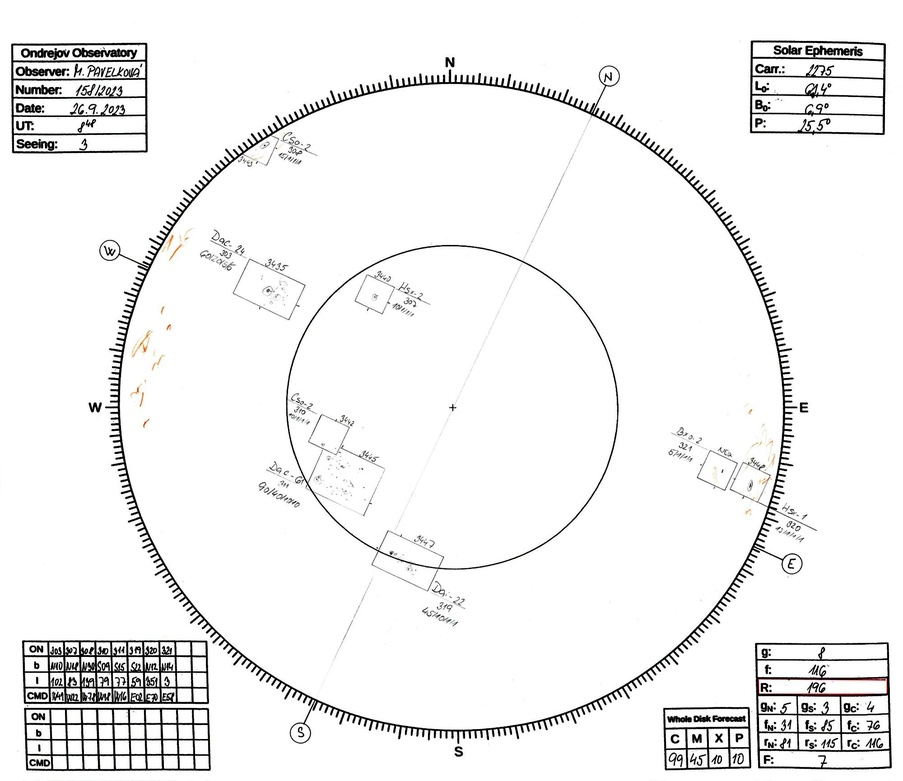
#> input picture 230926dr.jpg, 903 x 781 px, shrunk from 2000 x 1731 before the run
$ python rotate_image.py
#> lines starting #> are read from the running program, lines starting #| are printed output that depends on the picture
#> further down, image is the input picture: shape (781, 903, 3); mean B, G, R 241.8, 241.9, 242
import cv2
import numpy as np

def rotate_image(image, angle):
    # grab the dimensions of the image and then determine the center
#> called with angle = 15.7
    (h, w) = image.shape[:2]
#> h = 781; w = 903
    (cX, cY) = (w / 2, h / 2)
#> cX = 451.5; cY = 390.5

    # grab the rotation matrix (applying the negative of the angle in degrees) and the sine and cosine of the angle
    M = cv2.getRotationMatrix2D((cX, cY), -angle, 1.0)
    cos = np.abs(M[0, 0])
#> cos = 0.963
    sin = np.abs(M[0, 1])
#> sin = 0.271

    # compute the new bounding dimensions of the image
    nW = int((h * sin) + (w * cos))
#> nW = 1080
    nH = int((h * cos) + (w * sin))
#> nH = 996

    # adjust the rotation matrix to take into account the translation
    M[0, 2] += (nW / 2) - cX
    M[1, 2] += (nH / 2) - cY

    # perform the actual rotation and return the rotated image
    return cv2.warpAffine(image, M, (nW, nH))
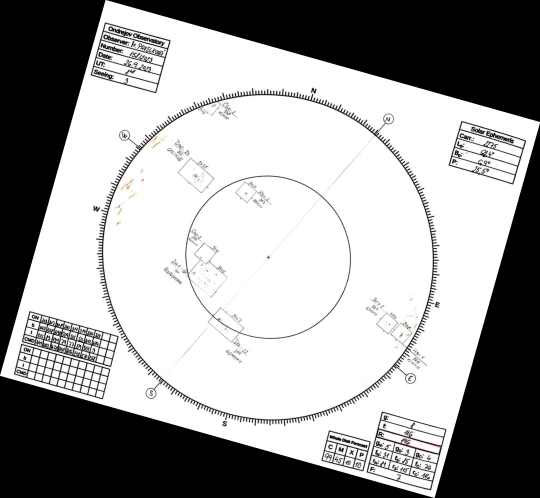
#> returned value: shape (996, 1080, 3) (shown at 1/2 size); mean of channels 0, 1, 2 158.5, 158.6, 158.6; drawn as B, G, R

# load the image
image = cv2.imread("230926dr.jpg")

# rotate the image by 45 degrees
rotated_image = rotate_image(image, 15.7)

# save the rotated image
cv2.imwrite("profi.jpg", rotated_image)

$ run again, with 000103dr.jpg copied over 230926dr.jpg
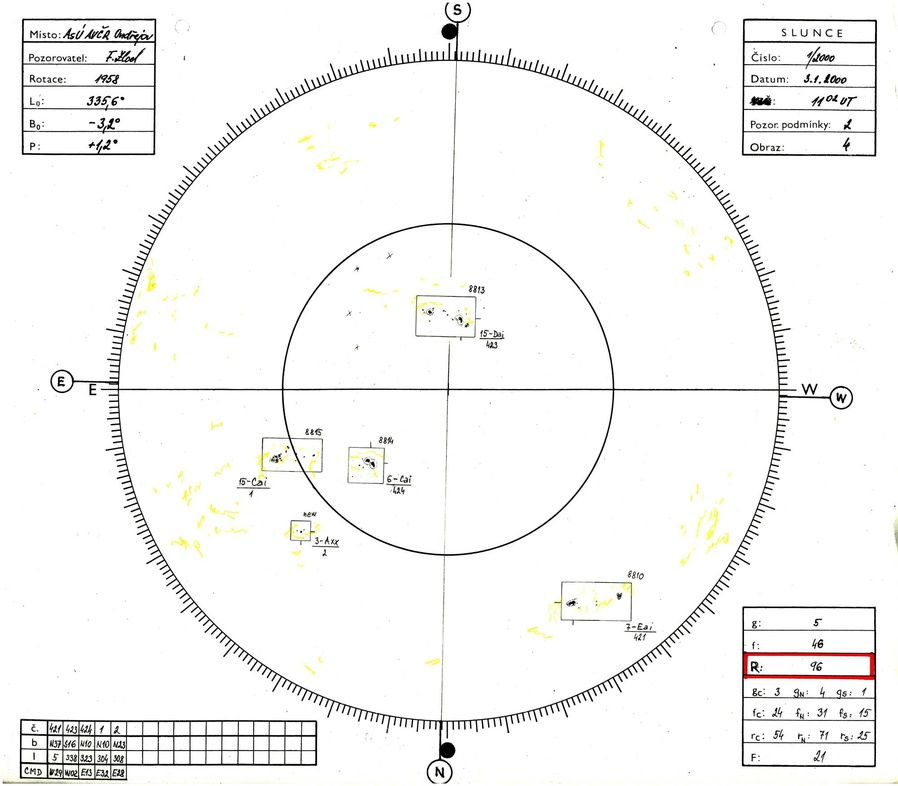
#> input picture 000103dr.jpg, 898 x 786 px, shrunk from 2000 x 1750 before the run
#> image is the input picture: shape (786, 898, 3); mean B, G, R 244.6, 245.5, 245.7
#> in rotate_image, `return cv2.warpAffine(image, M, (nW, nH))`:
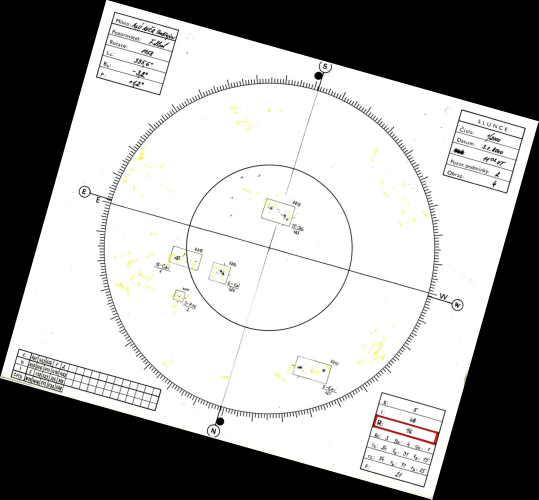
#> returned value: shape (999, 1077, 3) (shown at 1/2 size); mean of channels 0, 1, 2 160.5, 161.1, 161.2; drawn as B, G, R

$ run again, with 010612dr.jpg copied over 230926dr.jpg
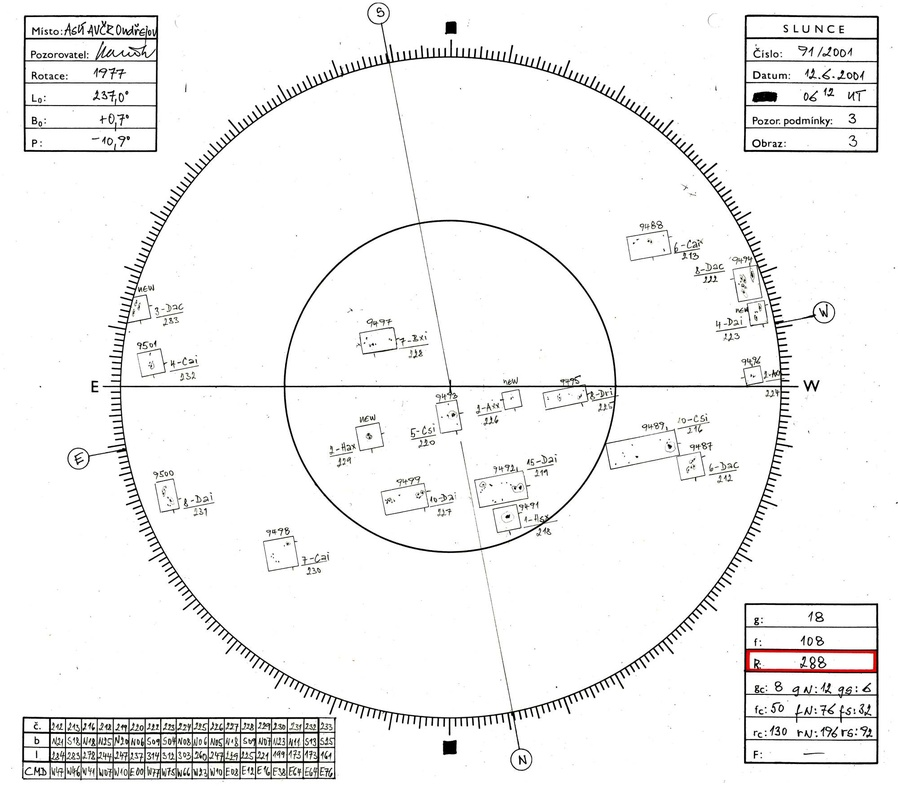
#> input picture 010612dr.jpg, 898 x 786 px, shrunk from 2000 x 1750 before the run
#> image is the input picture: shape (786, 898, 3); mean B, G, R 242.9, 243.1, 243.2
#> in rotate_image, `return cv2.warpAffine(image, M, (nW, nH))`:
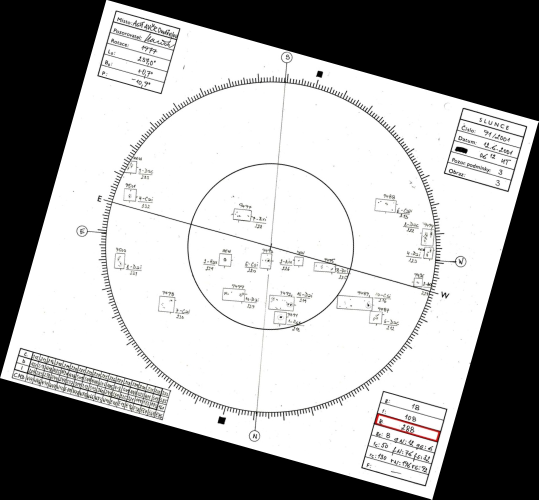
#> returned value: shape (999, 1077, 3) (shown at 1/2 size); mean of channels 0, 1, 2 159.3, 159.5, 159.6; drawn as B, G, R

$ run again, with 120607dr.jpg copied over 230926dr.jpg
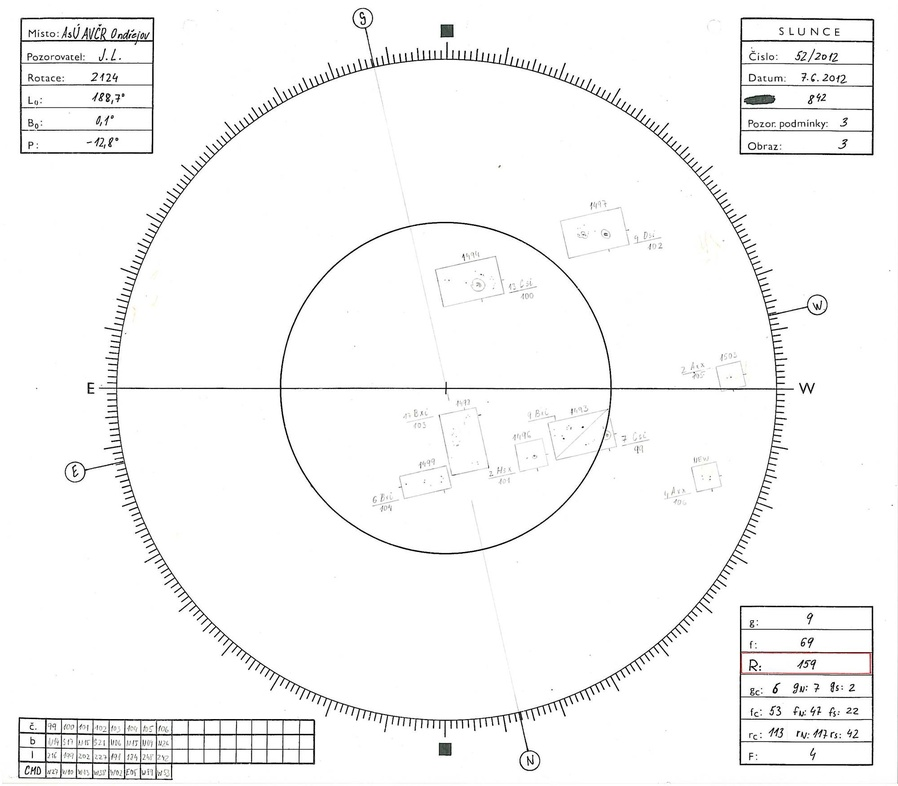
#> input picture 120607dr.jpg, 898 x 786 px, shrunk from 2000 x 1750 before the run
#> image is the input picture: shape (786, 898, 3); mean B, G, R 247.4, 247.4, 247.4
#> in rotate_image, `return cv2.warpAffine(image, M, (nW, nH))`:
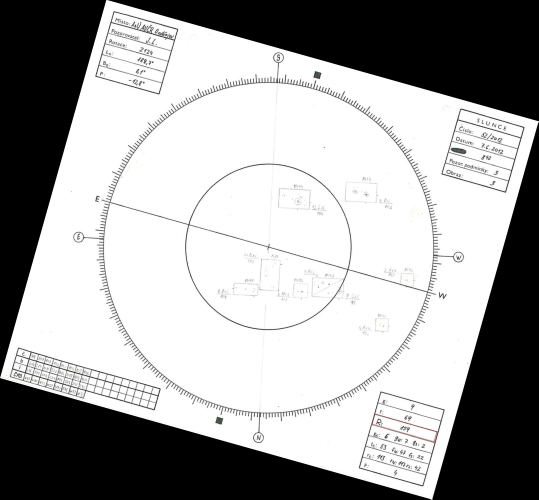
#> returned value: shape (999, 1077, 3) (shown at 1/2 size); mean of channels 0, 1, 2 162.3, 162.3, 162.3; drawn as B, G, R
